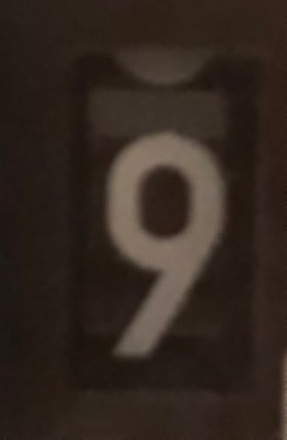
#> input picture test_images/tmp5.png, 287 x 440 px, found by its file name
$ jupyter execute --allow-errors neuralNetwork_v1.ipynb   (shell and % lines are left out)
#> lines starting #> are read from the running program, lines starting #| are printed output that depends on the picture
[cell 1]
import numpy as np
from PIL import ImageFilter, Image
from skimage import transform
import imageio

# scipy.special for the sigmoid function expit()
import scipy.special
# library for plotting arrays
import matplotlib.pyplot
# plot inside notebook

# neural network class definition
class neuralNetwork:

    # initialise the neural network
    def __init__(self, inputnodes, hiddennodes, outputnodes, learningrate):

        # set number of nodes in each layer
        self.inodes = inputnodes
        self.hnodes = hiddennodes
        self.onodes = outputnodes

        # learning rate
        self.lr = learningrate

        # link weight matrices, wih and who
        # weights inside the arrays are w_i_j. where link is from node i to node j in the next layer
        # w11 w21
        # w12 w22 etc
        self.wih = np.random.normal(0.0, pow(self.hnodes, -0.5), (self.hnodes, self.inodes))
        self.who = np.random.normal(0.0, pow(self.onodes, -0.5), (self.onodes, self.hnodes))

        # activation function is the sigmoid function
        self.activation_function = lambda x: scipy.special.expit(x)
        pass

    # train the neural network
    # [29 lines left out: function train, not called in this run]

    # query the neural network
    def query(self, inputs_list):

        # covert input list to 2d array
        inputs = np.array(inputs_list, ndmin=2).T

        # calculate signals into hidden layer
        hidden_inputs = np.dot(self.wih, inputs)
        # calculate the signals emerging from hidden layer
        hidden_outputs = self.activation_function(hidden_inputs)

        # calculate signals into final output layer
        final_inputs = np.dot(self.who, hidden_outputs)
        # calculate the signals emerging from final output layer
        final_outputs = self.activation_function(final_inputs)

        return final_outputs

        pass

[cell 2]
# number of input, hidden and output nodes
input_nodes = 784
hidden_nodes = 200
output_nodes = 10

# learining rate is 0.3
learning_rate = 0.1

# create instance of neural network
n = neuralNetwork(input_nodes,hidden_nodes,output_nodes,learning_rate)

# load the mnist training data csv into list
#> (the rest of this cell did not finish here and is left out)

#> (a cell that did not finish here is left out)

#> (a cell that did not finish here is left out)

[cell 5]
#image_array = np.asfarray(all_values[1:]).reshape((28,28))
#matplotlib.pyplot.imshow(image_array, cmap='Greys', interpolation='None')

[cell 6]
from skimage import transform,io
import imageio
img_array = imageio.imread("/Users/jonas/Desktop/neural_network/test_images/tmp5.png", as_gray=True)
#> img_array: shape (440, 287) float32; min 17.89, max 126.3, mean 42
img_array = transform.resize(img_array,(28,28), anti_aliasing=True)
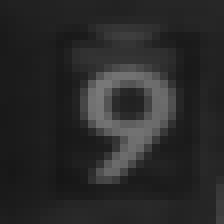
#> img_array: shape (28, 28) float32 (shown 8 times larger); min 22.7, max 121.5, mean 42
img_array = img_array.astype(int)
#matplotlib.pyplot.imshow(img_array, cmap='Greys')
#matplotlib.pyplot.imshow(img_array)
tmp = img_array.reshape(784)
#> tmp = 784 values, max 121 at index 320, min 22 at index 595, mean 41.45
idx=0
for x in tmp:
    if x < 50.0:
        tmp[idx] = 0.0
        pass
    idx += 1
    pass
#> this loop made 784 passes
#> x on passes 1 to 3: 31, 33, 33
#> after the loop, idx = 784; tmp = 784 values, max 121 at index 320, min 0 at index 0, mean 14.88
#print(tmp)
matplotlib.pyplot.imshow(tmp.reshape((28,28)))
#img_data = 255.0 - tmp
img_data = (tmp / 255.0 * 0.99) + 0.01
#> img_data = 784 values, max 0.48 at index 320, min 0.01 at index 0, mean 0.0678
#print(img_data)
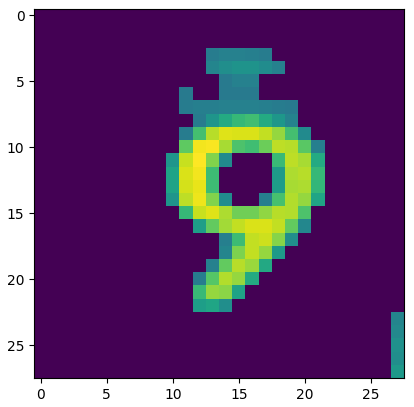
#> figure drawn by matplotlib, 1 panel

[cell 7]
#print(n.query(img_data))
print("Das neuronale Netz hat zu ",np.round(np.max(n.query(img_data)),2)*100,"% folgende Zahl erkannt: ", np.argmax(n.query(img_data)))
#> in query, `inputs = np.array(inputs_list, ndmin=2).T`: inputs has the same summary as img_data outside query
#> in query, `hidden_inputs = np.dot(self.wih, inputs)`: hidden_inputs = 200 values, max 0.681 at index 139, min -0.781 at index 11, mean 0.0325
#> in query, `hidden_inputs = np.dot(self.wih, inputs)`:
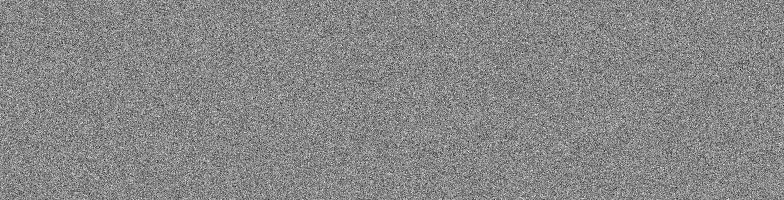
#> self.wih: shape (200, 784) float64; min -0.343, max 0.303, mean 0.00038; drawn with min black and max white
#> in query, `hidden_outputs = self.activation_function(hidden_inputs)`: hidden_outputs = 200 values, max 0.664 at index 139, min 0.314 at index 11, mean 0.508
#> in query, `final_inputs = np.dot(self.who, hidden_outputs)`: final_inputs = [0.286, -2.16, 1.41, -4.41, 3.35, 2.23, -1.72, 0.854, -0.575, 1.48]
#> in query, `final_outputs = self.activation_function(final_inputs)`: final_outputs = [0.571, 0.104, 0.804, 0.012, 0.966, 0.903, 0.152, 0.701, 0.36, 0.814]
#| Das neuronale Netz hat zu  97.0 % folgende Zahl erkannt:  4

[cell 8]
path = "/Users/jonas/Desktop/neural_network/test_images/pic6.png"
outputPath = "/Users/jonas/Desktop/neural_network/test_images/prepImg.png"

def prepImage (path,outputPath):
    img = Image.open(path)
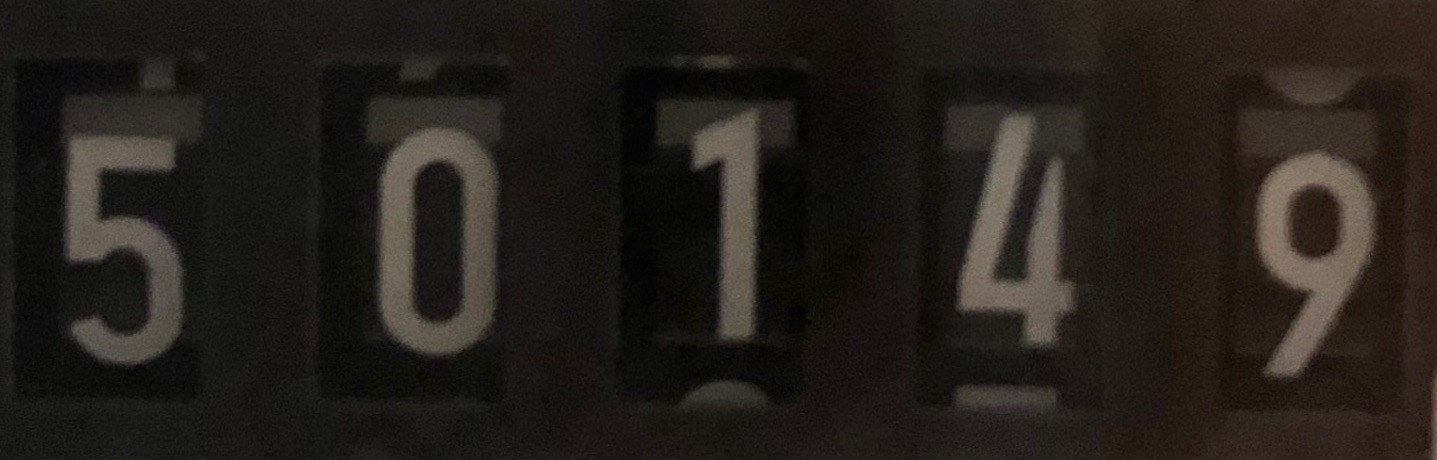
#> input picture test_images/pic6.png, 1437 x 460 px, found by its file name
#> img is the input picture: PIL image 1437x460 RGB; mean R, G, B 36.2, 32, 27.5
    img = img.convert('RGB')
    img = img.filter(ImageFilter.BLUR)
    matplotlib.pyplot.imshow(img)
    img.save(outputPath)
pass

prepImage(path,outputPath)

[cell 9]
path = '/Users/jonas/Desktop/neural_network/test_images/prepImg.png'
pics = 5
mode = "s"
outputPath = '/Users/jonas/Desktop/neural_network/test_images/'


def cutNumber (path,pics,mode,outputPath):
#> called with pics = 5, mode = 's'
    img = Image.open(path)
    w,h = img.size
#> w = 1437; h = 460

    a1 = 0
    a2 = 20
    a3 = w / pics
#> a3 = 287.4
    a4 = h
#> a4 = 460

    for x in range(pics):

        if mode == 'sh':
            matplotlib.pyplot.imshow(img.crop((a1, a2, a3, a4)))
        else:
            img.crop((a1, a2, a3, a4)).save(outputPath +'tmp%d.png' % (x + 1))
            pass

        a1 = a1 + w / pics
        a3 = a3 + w / pics

        pass
#> this loop made 5 passes
#> pass 1, in cutNumber, `img.crop((a1, a2, a3, a4)).save(outputPath +'tmp%d.png' % (x + 1))`:
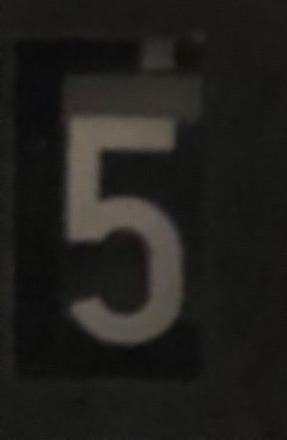
#> saved as tmp1.png: PIL image 287x440 RGB; mean R, G, B 32, 30.9, 28.1
#> pass 2, in cutNumber, `img.crop((a1, a2, a3, a4)).save(outputPath +'tmp%d.png' % (x + 1))`:
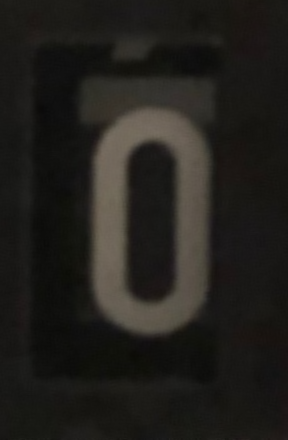
#> saved as tmp2.png: PIL image 288x440 RGB; mean R, G, B 34, 32.1, 28.2
#> after the loop, a1 = 1437; a3 = 1724.4
    pass
pass

cutNumber(path,pics,mode,outputPath)
